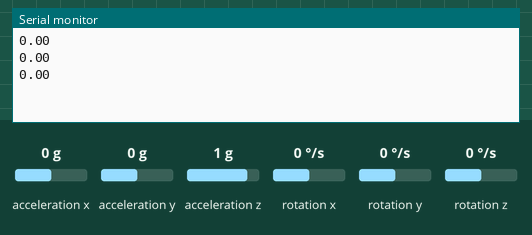
Recording of a sketch running on a simulated Arduino Uno, built with avr-gcc and run on an emulated ATmega328P. Shown: the last lines printed to the serial monitor. Wiring (inferred from the names in the program): MPU-6050 motion sensor at I2C address 0x68. Inputs (shaded band) come from the test bench; at power-on: acceleration x 0 g, acceleration y 0 g, acceleration z 1 g, rotation x 0 °/s, rotation y 0 °/s, rotation z 0 °/s.

Above: at 1.4 s.
1.5 s: acceleration x set to -1.4 g
At 2.6 s:
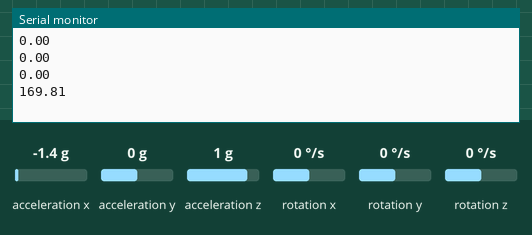
3.0 s: acceleration y set to -1.4 g
At 3.9 s:
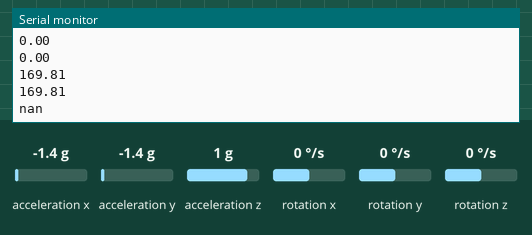
5.5 s: acceleration z set to -1.4 g
At 5.5 s:
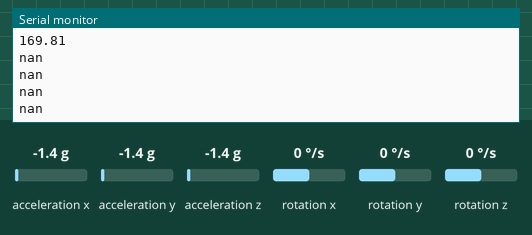
Timing chart, 0 to 8.5 s (numbered marks = the images above; inputs shaded):
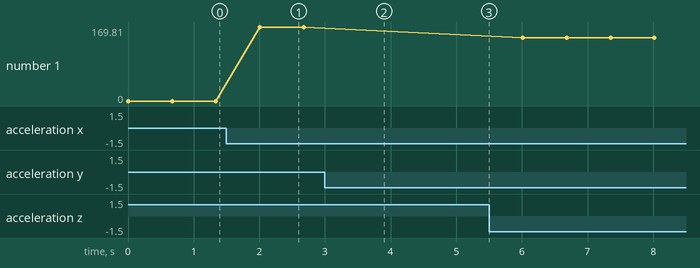

The sketch:

qwer.ino
```cpp
#include<Wire.h>

const int MPU=0x68;  //MPU 6050 의 I2C 기본 주소
int16_t AcX,AcY,AcZ,Tmp,GyX,GyY,GyZ;

void setup(){
  Wire.begin();      //Wire 라이브러리 초기화
  Wire.beginTransmission(MPU); //MPU로 데이터 전송 시작
  Wire.write(0x6B);  // PWR_MGMT_1 register
  Wire.write(0);     //MPU-6050 시작 모드로
  Wire.endTransmission(true);
  Serial.begin(9600);
}

void loop(){
  Wire.beginTransmission(MPU);    //데이터 전송시작
  Wire.write(0x3B);               // register 0x3B (ACCEL_XOUT_H), 큐에 데이터 기록
  Wire.endTransmission(false);    //연결유지
  Wire.requestFrom(MPU,14,true);  //MPU에 데이터 요청
  //데이터 한 바이트 씩 읽어서 반환
  AcX=Wire.read()<<8|Wire.read();  // 0x3B (ACCEL_XOUT_H) & 0x3C (ACCEL_XOUT_L)
  AcY=Wire.read()<<8|Wire.read();  // 0x3D (ACCEL_YOUT_H) & 0x3E (ACCEL_YOUT_L)
  AcZ=Wire.read()<<8|Wire.read();  // 0x3F (ACCEL_ZOUT_H) & 0x40 (ACCEL_ZOUT_L)
  Tmp=Wire.read()<<8|Wire.read();  // 0x41 (TEMP_OUT_H) & 0x42 (TEMP_OUT_L)
  GyX=Wire.read()<<8|Wire.read();  // 0x43 (GYRO_XOUT_H) & 0x44 (GYRO_XOUT_L)
  GyY=Wire.read()<<8|Wire.read();  // 0x45 (GYRO_YOUT_H) & 0x46 (GYRO_YOUT_L)
  GyZ=Wire.read()<<8|Wire.read();  // 0x47 (GYRO_ZOUT_H) & 0x48 (GYRO_ZOUT_L)

  //시리얼 모니터에 출력
  Serial.println(sqrt(AcX*AcX+AcY*AcY+AcZ*AcZ));
  delay(666);
}
```

Measured:
- after the input at 1.5 s, the serial monitor: prints a new line after 0.51 s (image 1)
- after the input at 3.0 s, the serial monitor: prints a new line after 0.34 s (image 2)
- plotted number 1: 0 → 169.81 after the input at 1.5 s, 169.81 → 144.82 after the input at 5.5 s
